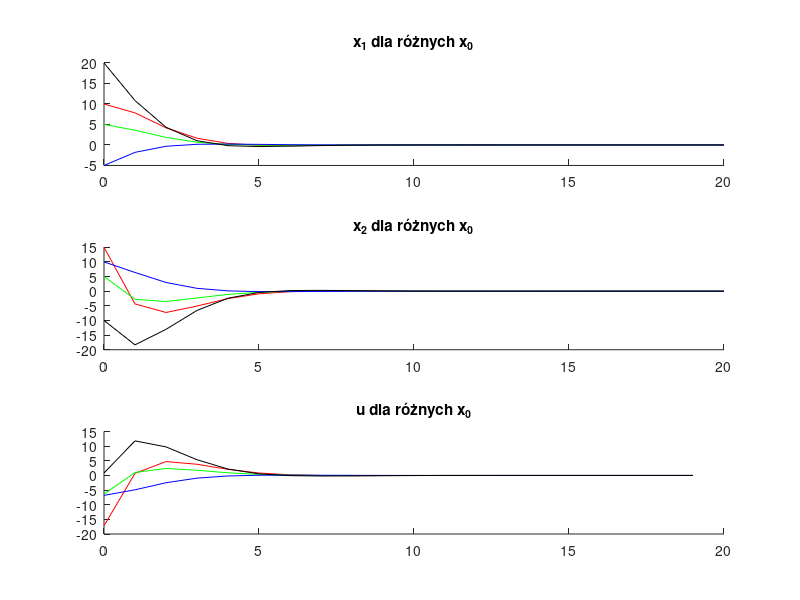
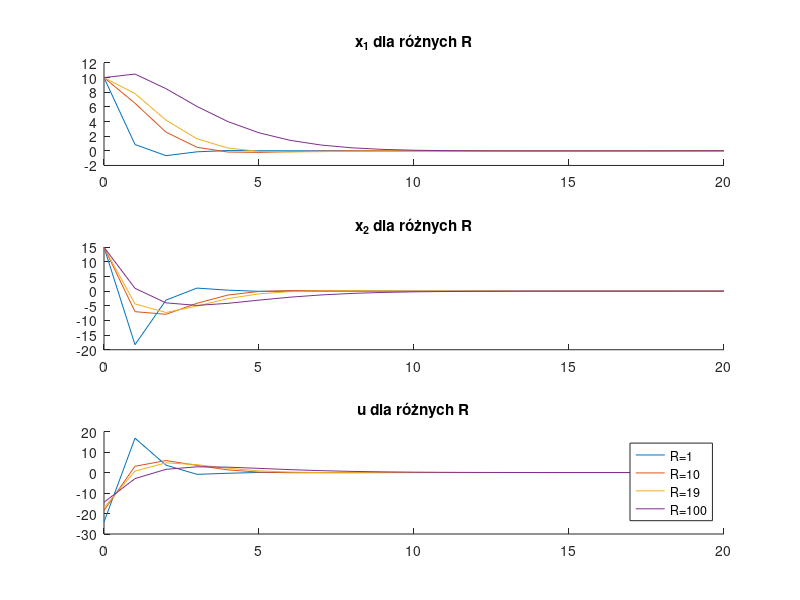
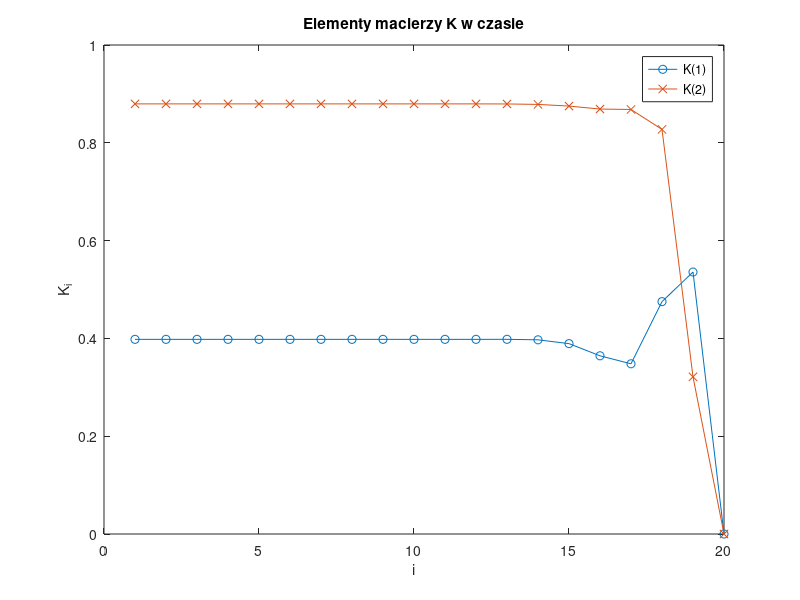

Write MATLAB code to recreate these figures, in order.
clear all; close all; clc;

% Parametry
N = 20;                     % liczba iteracji
Q = [25 -5; -5 1];          % z (-5*x1 + x2)^2 = x'*Q*x
R = 19;
A = [1 1; 0 2];
B = [1; 2];

% --- 1. Sprawdzenie sterowalności ---
Co = ctrb(A, B);
if rank(Co) == size(A,1)
    disp('Układ jest sterowalny.');
else
    disp('Układ NIE jest sterowalny.');
end

% --- Rekurencja Riccatiego dla zadanej wartości R ---
P = zeros(2,2,N+1);
P(:,:,N+1) = zeros(2); % terminal cost = 0

for k = N:-1:1
    Pk = P(:,:,k+1);
    K = (R + B'*Pk*B) \ (B'*Pk*A);
    P(:,:,k) = Q + A'*Pk*A - A'*Pk*B*K;
end

% --- 3. Wpływ różnych x0 ---
x0_vals = {[10; 15], [5; 5], [-5; 10], [20; -10]};
colors = ['r', 'g', 'b', 'k'];
figure;

for idx = 1:length(x0_vals)
    x = zeros(2, N+1);
    u = zeros(1, N);
    x(:,1) = x0_vals{idx};
    for k = 1:N
        K = (R + B' * P(:,:,k+1) * B) \ (B' * P(:,:,k+1) * A);
        u(k) = -K * x(:,k);
        x(:,k+1) = A * x(:,k) + B * u(k);
    end
    subplot(3,1,1); hold on;
    plot(0:N, x(1,:), 'Color', colors(idx)); title('x_1 dla różnych x_0');
    subplot(3,1,2); hold on;
    plot(0:N, x(2,:), 'Color', colors(idx)); title('x_2 dla różnych x_0');
    subplot(3,1,3); hold on;
    plot(0:N-1, u, 'Color', colors(idx)); title('u dla różnych x_0');
end

% --- 4. Wpływ wartości R ---
R_vals = [1, 10, 19, 100];
figure;

for idx = 1:length(R_vals)
    R = R_vals(idx);
    % Rekurencja Riccatiego
    P = zeros(2,2,N+1);
    P(:,:,N+1) = zeros(2);
    for k = N:-1:1
        Pk = P(:,:,k+1);
        K = (R + B'*Pk*B) \ (B'*Pk*A);
        P(:,:,k) = Q + A'*Pk*A - A'*Pk*B*K;
    end
    x = zeros(2, N+1);
    u = zeros(1, N);
    x(:,1) = [10; 15];
    for k = 1:N
        K = (R + B' * P(:,:,k+1) * B) \ (B' * P(:,:,k+1) * A);
        u(k) = -K * x(:,k);
        x(:,k+1) = A * x(:,k) + B * u(k);
    end
    subplot(3,1,1); hold on;
    plot(0:N, x(1,:)); title('x_1 dla różnych R');
    subplot(3,1,2); hold on;
    plot(0:N, x(2,:)); title('x_2 dla różnych R');
    subplot(3,1,3); hold on;
    plot(0:N-1, u); title('u dla różnych R');
end
legend('R=1','R=10','R=19','R=100');

% --- 5. Elementy macierzy K w czasie ---
R = 19;
P = zeros(2,2,N+1);
P(:,:,N+1) = zeros(2);
for k = N:-1:1
    Pk = P(:,:,k+1);
    K = (R + B'*Pk*B) \ (B'*Pk*A);
    P(:,:,k) = Q + A'*Pk*A - A'*Pk*B*K;
end

K_hist = zeros(N, 2);  % zapisujemy obie składowe K
for k = 1:N
    K = (R + B' * P(:,:,k+1) * B) \ (B' * P(:,:,k+1) * A);
    K_hist(k,:) = K;
end

figure;
plot(1:N, K_hist(:,1), '-o'); hold on;
plot(1:N, K_hist(:,2), '-x');
legend('K(1)','K(2)');
title('Elementy macierzy K w czasie');
xlabel('i'); ylabel('K_{i}');
